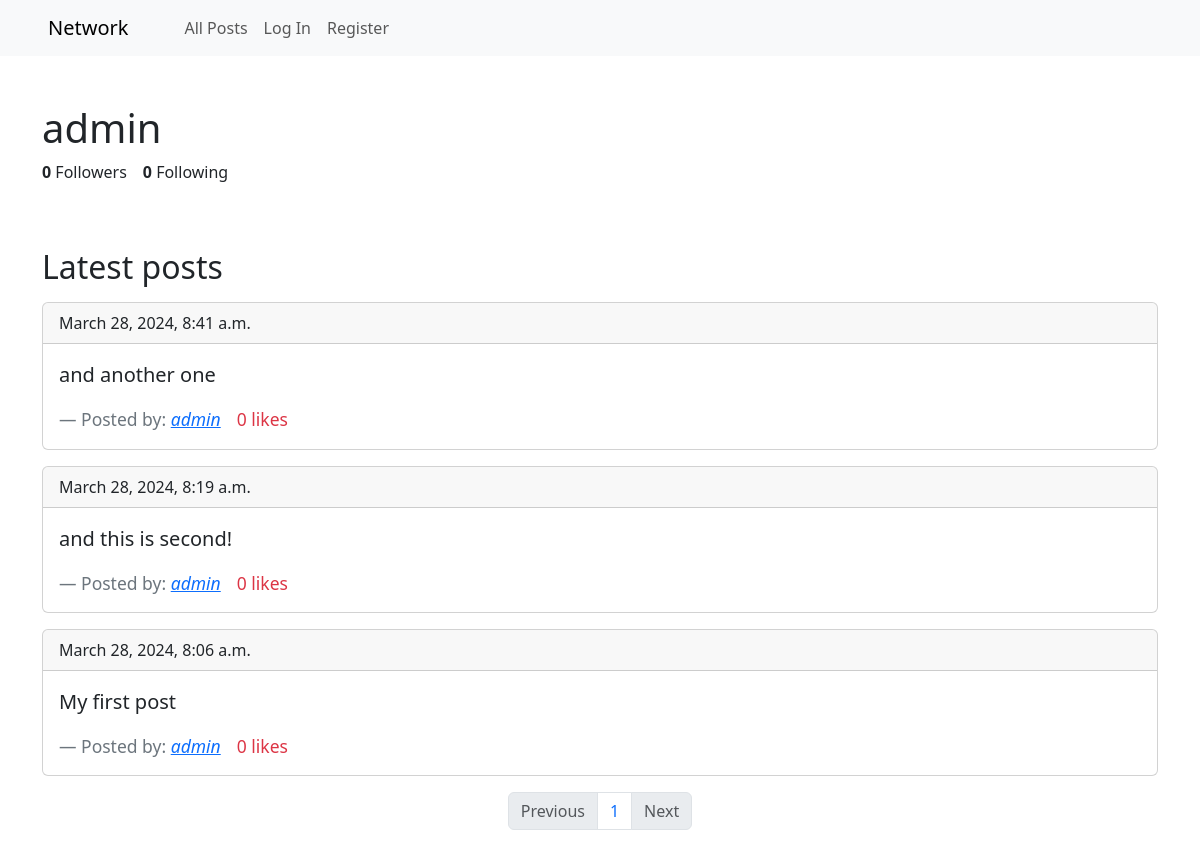
Before: /user/4 with the older database file.
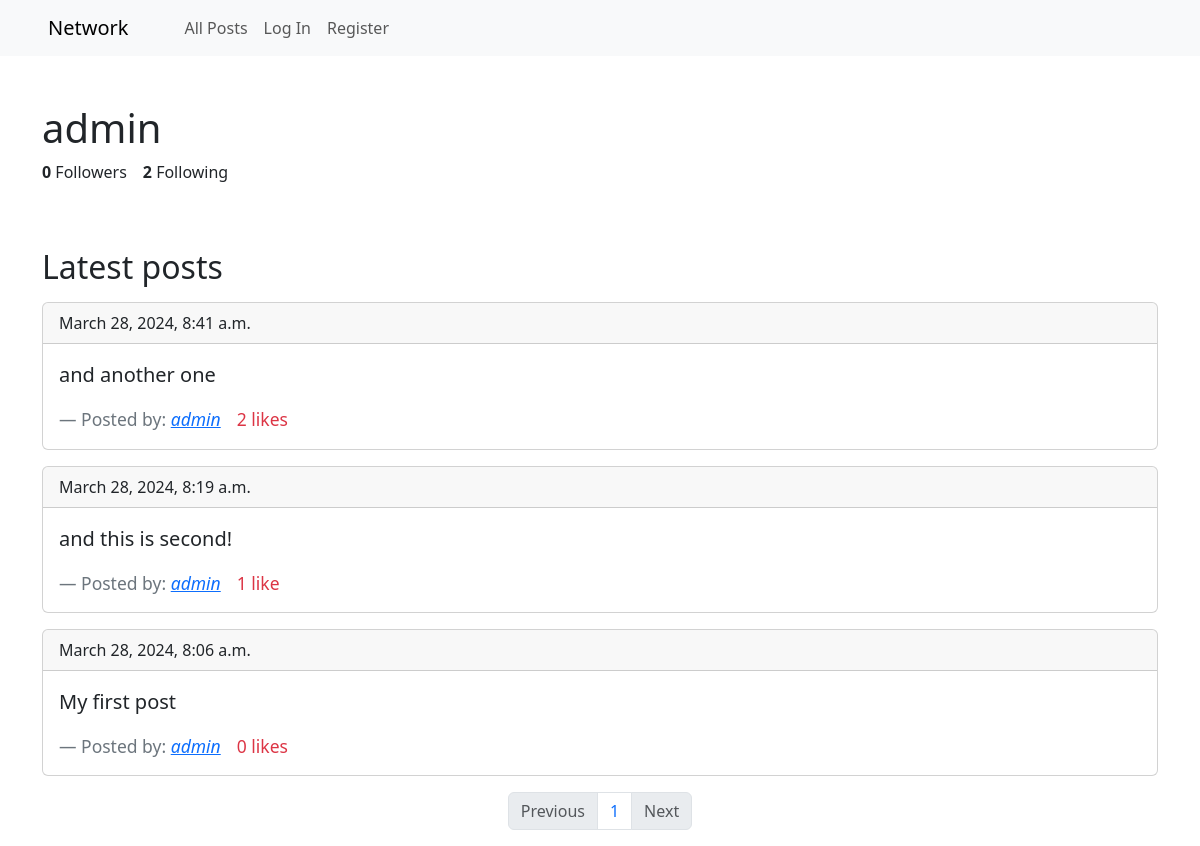
After: the same page with the newer database file.
### network/models.py (models this page shows, shortened)
class Post(models.Model):
    user = models.ForeignKey(User, on_delete=models.CASCADE, related_name='posts')
    content = models.TextField(max_length=1000)
    likes = models.IntegerField(default=0)
    timestamp = models.DateTimeField(auto_now_add=True)

class User(AbstractUser):
    pass

### network/views.py (the view)
# urls.py: path("user/<int:user_id>", views.user_profile, name="user_profile"),
def user_profile (request, user_id):
    try:
        user_profile = User.objects.get(id=user_id)
    except User.DoesNotExist:
        return HttpResponseRedirect(reverse("index"))
    profile_followers = user_profile.followers.all()
    profile_following = user_profile.following.all()
    followers_count = profile_followers.count()
    following_count = profile_following.count()
    user_posts = Post.objects.filter(user=user_id).all().order_by("-timestamp")
    if len(user_posts) < 1:
        messages.warning(request, "No posts to display.")
    try:
        current_user = User.objects.get(username=request.user)
        is_following = current_user in [follower.follower for follower in profile_followers]
    except User.DoesNotExist:
        is_following = False
    p = Paginator(user_posts, 10)
    page_number = request.GET.get('page')
    if not page_number:
        page_number = 1
    try:
        page_obj = p.page(page_number)
    except InvalidPage:
        page_obj = p.page(1)
    return render(request, "network/user.html", {
        "user_profile": user_profile,
        "followers_count": followers_count,
        "following_count": following_count,
        "page_obj": page_obj,
        "is_following": is_following,
    })

### network/templates/network/user.html (shortened to what this page needs)
{% extends "network/layout.html" %}
{% load static %}
{% block body %}
    <div class="container">
        <h1 class="mt-5">{{user_profile.username}}</h1>
        <div class="d-flex flex-row align-items-baseline mb-5">
            <p class="me-3"><strong>{{ followers_count }}</strong> Followers</p>
            <p><strong>{{ following_count }}</strong> Following</p>
        </div>
        <h2 class="mb-3">Latest posts</h2>
        {% for post in page_obj %}
            <div class="card mb-3">
                <div class="card-header">{{ post.timestamp }}</div>
                <div class="card-body">
                    <blockquote class="blockquote mb-0">
                        <p>{{ post.content }}</p>
                        <footer class="d-flex flex-row blockquote-footer mt-2">
                            Posted by:{{ "&nbsp;" }}
                            <cite title="Source Title">
                                <a href="{% url "user_profile" post.user.id %}">
                                    {{ post.user }}
                                </a>
                            </cite>
                            <div class="link link-danger ms-3" id="like_post">
                                {% if post.likes == 1 %}
                                    {{ post.likes }} like
                                {% else %}
                                    {{ post.likes }} likes
                                {% endif %}
                            </div>
                        </footer>
                    </blockquote>
                </div>
            </div>
        {% endfor %}
        {% if page_obj.end_index >= 1%}
            <nav aria-label="Page navigation example">
                <ul class="pagination justify-content-center">
                    {% if page_obj.has_previous %}
                        <li class="page-item">
                            <a class="page-link" href="?page={{ page_obj.previous_page_number }}">Previous</a>
                        </li>
                    {% else %}
                        <li class="page-item disabled">
                            <a class="page-link" href="#">Previous</a>
                        </li>
                    {% endif %}
                    {% for num in page_obj.paginator.page_range %}
                        <li class="page-item"><a class="page-link" href="?page={{ num }}">{{ num }}</a></li>
                    {% endfor %}
                    {% if page_obj.has_next %}
                        <li class="page-item">
                            <a class="page-link" href="?page={{ page_obj.next_page_number }}">Next</a>
                        </li>
                    {% else %}
                        <li class="page-item disabled">
                            <a class="page-link" href="#">Next</a>
                        </li>
                    {% endif %}
                </ul>
            </nav>
        {% endif %}
    </div>
{% endblock body %}

Changed rows visible on the page:
changed Post "and another one": likes "0" → "2"
changed Post "and this is second!": likes "0" → "1"; likes "likes" → "like"
Other visible differences:
{{ following_count }}: "0" → "2"
